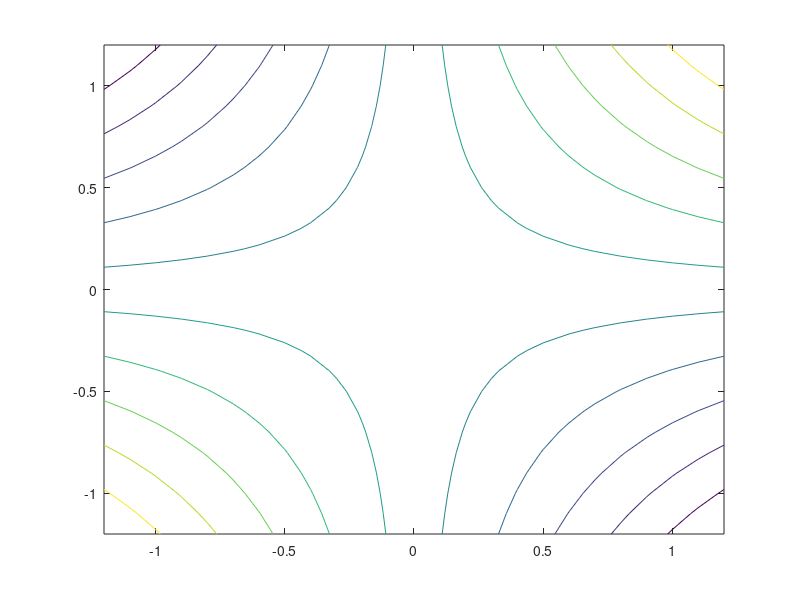

The MATLAB script that drew this image:
% Problem 7

interval = 0.1;
x1 = -1.2:interval:1.2;
x2 = -1.2:interval:1.2;

[X1, X2] = meshgrid(x1, x2);
Z = (X1-X2)^4 - 12*X1*X2 - X1 + X2 - 3;

mesh(X1, X2, Z);
w = waitforbuttonpress;
contour(X1,X2, Z, 10);
